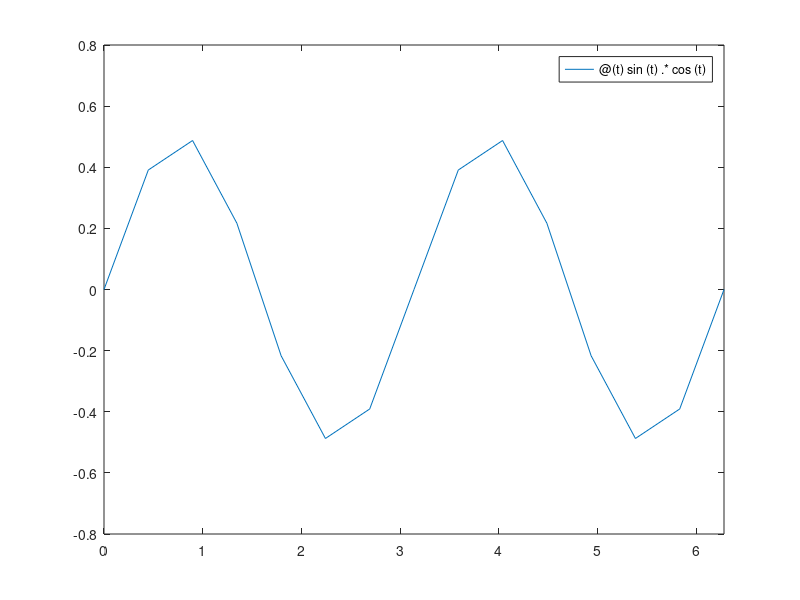

Write MATLAB code to recreate this figure.
%% Esercizio 1

s = 0;
for i = 1:10
  s = s + i;
end

%% Esercizio 2

v = zeros(1,1001)+1e-9;
v(1) = 1e8;

s1 = 0;
for i = 1:1001
  s1 = s1 + v(i);
end
s2 = 0;

for i = 2:1001
  s2 = s2 + v(i);
end
s2 = s2 + v(1)

%% Esercizio 3

a = 1;
b = 1e6;
c = 1;
x1_meno = (-b-sqrt(b*b-4*a*c))/(2*a);
x1_piu = (-b+sqrt(b*b-4*a*c))/(2*a);
x2_meno = x1_meno;
x2_piu = c/(a*x2_meno);
x1_err = a*x1_piu*x1_piu+b*x1_piu+c;
x2_err = a*x2_piu*x2_piu+b*x2_piu+c;

%% Esercizio 4

vx = linspace(0,2*pi);
plot(vx, sin(vx));

vx = linspace(0,1);
plot(vx, sin(3*pi*vx));

vx = linspace(0,2*pi);
plot(vx, sin(vx).*cos(vx));

vx = linspace(-2,2);
plot(vx, vx.*vx+4*vx+1);

%% Esercizio 5

fplot(@(t)sin(2*pi*t), [0,1])
fplot(@(t)sin(t).*cos(t), [0,2*pi])

%% Esercizio 6

a = 1;
b = 10.^(1:10);
c = 1;
x1_meno = (-b-sqrt(b.*b - 4*a*c))./(2*a);
x1_piu  = (-b+sqrt(b.*b - 4*a*c))./(2*a);
x2_meno = x1_meno;
x2_piu = c./(a.*x2_meno);

%% Esercizio 7

f = @log;
fp = @(x)(1/x);
h = 10.^(-1:-1:-16);
d = @(x) (f(x+h)-f(x))./h;
e = @(x) abs(fp(x)-d(x));
besth = [];
for i = -1:2
    [minh, index] = min(e(10^i));
    besth = [besth index];
end






